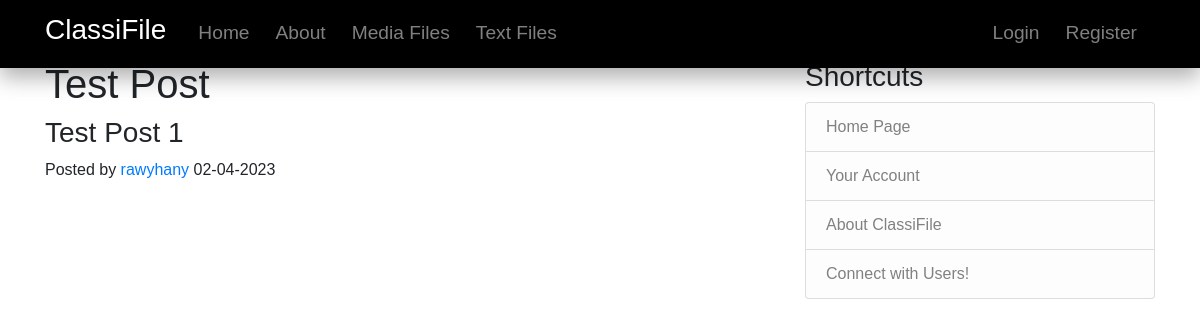
The app's page /post/4 with its own data.
### classifile/models.py (models this page shows, shortened)
class Post(db.Model):
    id = db.Column(db.Integer, primary_key=True)
    title = db.Column(db.String(100), nullable=False)
    date_posted = db.Column(db.DateTime, nullable=False, default=datetime.utcnow)
    content = db.Column(db.Text, nullable=False)
    user_id = db.Column(db.Integer, db.ForeignKey('user.id'), nullable=False)

class User(db.Model, UserMixin):
    id = db.Column(db.Integer, primary_key=True)
    username = db.Column(db.String(20), unique=True, nullable=False)
    email = db.Column(db.String(20), unique=True, nullable=False)
    image_file = db.Column(db.String(20), nullable=False, default='default.jpg')
    password = db.Column(db.String(60), nullable=False)
    posts = db.relationship('Post', backref='author', lazy=True)

### classifile/routes.py (the view)
@app.route("/post/<int:post_id>")
def post(post_id):
    post = Post.query.get_or_404(post_id)
    return render_template('post.html', title=post.title, post=post)

### classifile/templates/post.html (shortened to what this page needs)
{% extends "layout.html" %}
{% block content %}
<section class="blog-post">
    <div class="post-header">
      <h1 class="post-title">{{ post.title }}</h1>
      <div class="post-content">
        <h3>{{ post.content }}</h3>
      </div>
      <div class="post-meta">
        <span class="post-author">Posted by <a href="{{ url_for('user_posts', username=post.author.username) }}">{{ post.author.username }}</a></span>
        <span class="post-date">{{ post.date_posted.strftime('%d-%m-%Y') }}</span>
      </div>
    </div>
  </section>
{% endblock content %}

### classifile/static/main.css (style rules this page uses)
body { font-family: Arial, sans-serif; margin: 0; padding: 0; }

### records on screen
Post: title "Test Post", content "Test Post 1", date_posted "02-04-2023"
User: author.username "rawyhany"
